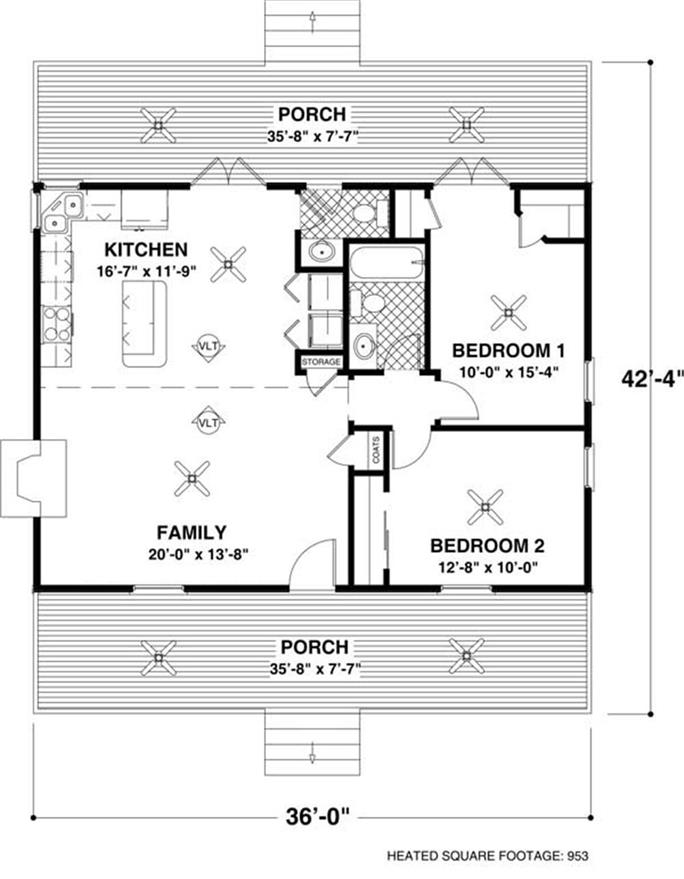
#> input picture photoanalysistool0/sliding_window_approach/sample.jpg, 684 x 879 px
$ python sliding_window.py --image sample.jpg
#> lines starting #> are read from the running program, lines starting #| are printed output that depends on the picture
### photoanalysistool0/sliding_window_approach/helpers.py
# import the necessary packages
import imutils

def pyramid(image, scale=1.5, minSize=(30, 30)):
	# yield the original image
	yield image

	# keep looping over the pyramid
	while True:
		# compute the new dimensions of the image and resize it
		w = int(image.shape[1] / scale)
		image = imutils.resize(image, width=w)

		# if the resized image does not meet the supplied minimum
		# size, then stop constructing the pyramid
		if image.shape[0] < minSize[1] or image.shape[1] < minSize[0]:
			break

		# yield the next image in the pyramid
		yield image

def sliding_window(image, stepSize, windowSize):
	# slide a window across the image
	for y in range(0, image.shape[0], stepSize):
		for x in range(0, image.shape[1], stepSize):
			# yield the current window
			yield (x, y, image[y:y + windowSize[1], x:x + windowSize[0]])

### photoanalysistool0/sliding_window_approach/sliding_window.py
# USAGE
# python sliding_window.py --image images/adrian_florida.jpg

# import the necessary packages

from helpers import *
import argparse
import time
import cv2

def extract_chars():
	# construct the argument parser and parse the arguments
	ap = argparse.ArgumentParser()
	ap.add_argument("-i", "--image", required=True, help="Path to the image")
	args = vars(ap.parse_args())

	# load the image and define the window width and height
	image = cv2.imread(args["image"])
#> image is the input picture: shape (879, 684, 3); min 0, max 255, mean 233.3
	(winW, winH) = (192, 192)

	# loop over the image pyramid
	for resized in pyramid(image, scale=1.5):
		# loop over the sliding window for each layer of the pyramid
		for (x, y, window) in sliding_window(resized, stepSize=32, windowSize=(winW, winH)):
			# if the window does not meet our desired window size, ignore it
			if window.shape[0] != winH or window.shape[1] != winW:
				continue

			import pytesseract
			#print(pytesseract.image_to_string(window))

			with open('extracted_info.txt', 'a') as info_file:
				info_file.write(str(pytesseract.image_to_string(window).encode('utf-8')) + '\n')
				info_file.write('#\n')

			clone = resized.copy()
			cv2.rectangle(clone, (x, y), (x + winW, y + winH), (0, 255, 0), 2)
			# cv2.imshow("Window", clone)
			cv2.waitKey(1)
			time.sleep(0.025)
#> this loop made 1 pass
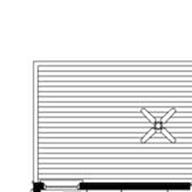
#> window: shape (192, 192, 3); min 0, max 255, mean 229.1

def extract_information():
	with open('extracted_info.txt', 'r') as info_file:
		content = info_file.read()

	for line in content.split('#'):
		print(line)

if __name__ == '__main__':
#> (the run stopped early here; a loop or call above may not have finished)
